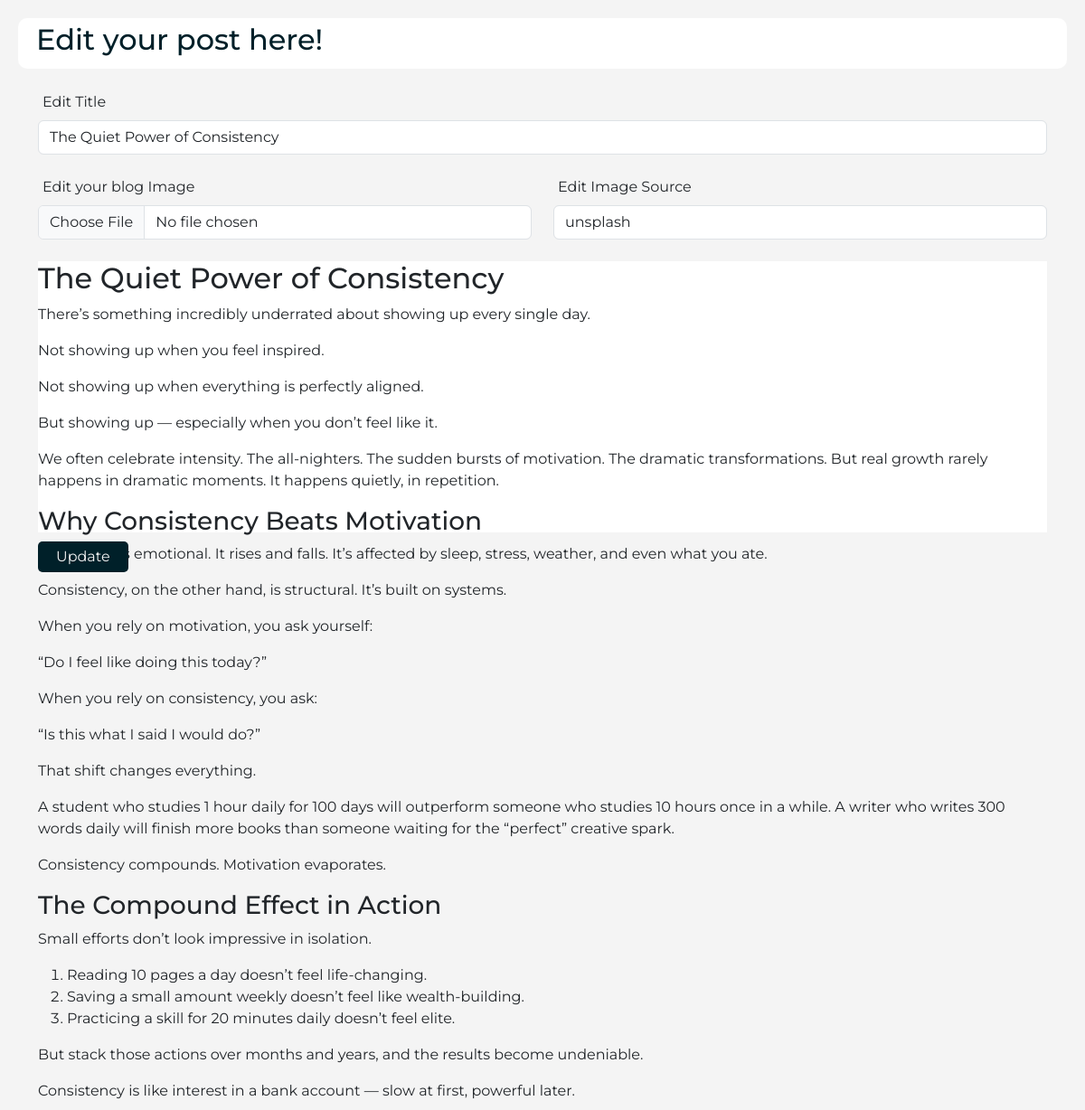
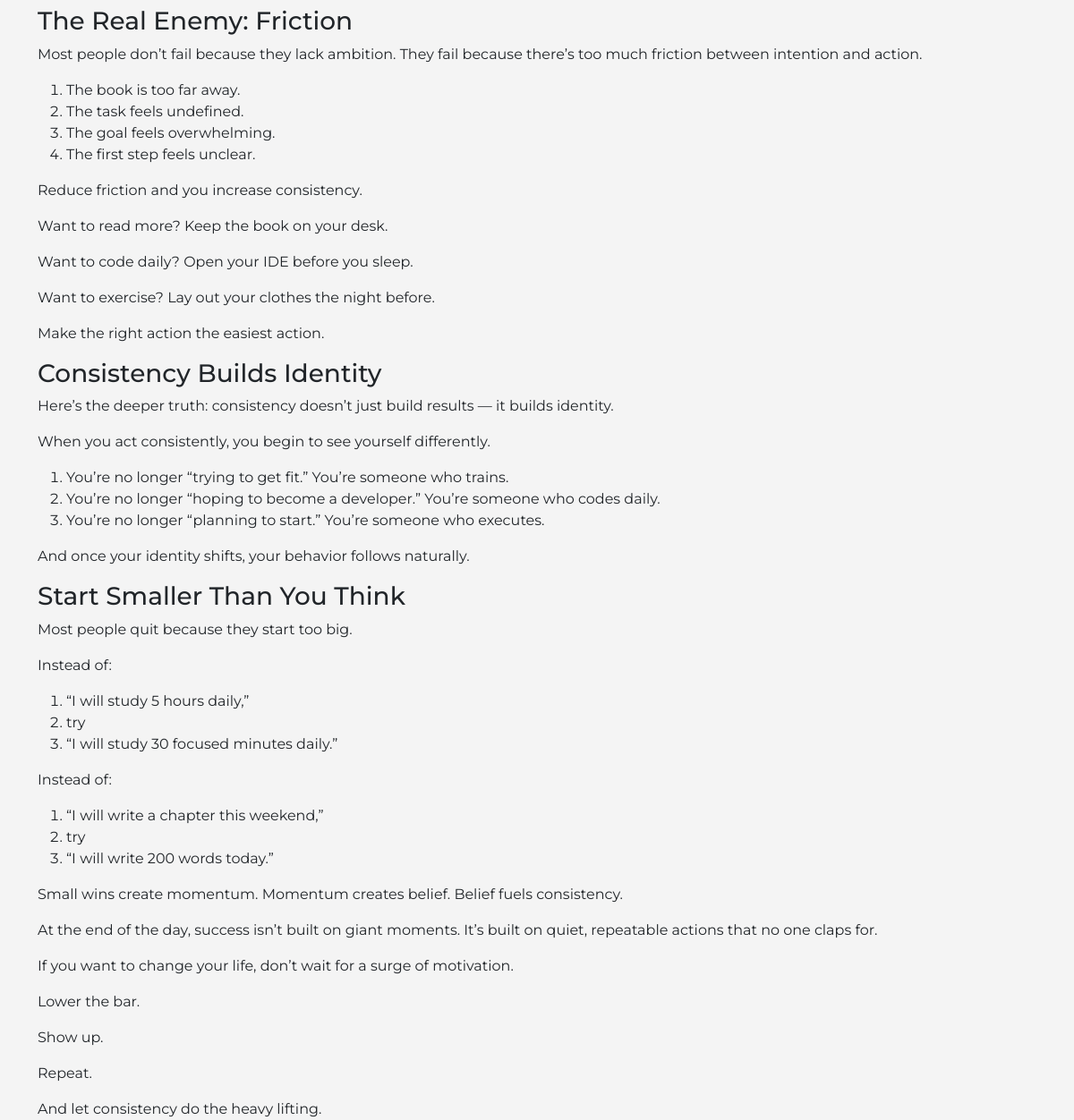
Screenshot of /edit.php?id=1 (signed in) with the database file from the repository (2 pictures, top to bottom).
### tables this page shows
CREATE TABLE `posts` (
  `id` int(11) NOT NULL,
  `title` varchar(300) NOT NULL,
  `slug` varchar(350) NOT NULL,
  `image` varchar(255) NOT NULL,
  `image_source` varchar(255) NOT NULL,
  `content` mediumtext NOT NULL,
  `date` datetime NOT NULL DEFAULT current_timestamp()
);

### edit.php (the view, shortened to what this page needs)
<?php
include("./includes/db_connect.php");
$post_id = (int) $_GET['id'];
$sql = "SELECT * FROM posts WHERE id = ?";
$stmt = mysqli_prepare($connection, $sql);
mysqli_stmt_bind_param($stmt, "i", $post_id);
mysqli_stmt_execute($stmt);
$result = mysqli_stmt_get_result($stmt);
$row = mysqli_fetch_assoc($result);
?>
<!DOCTYPE html>
<html lang="en">
<?php include("./includes/post-header.php") ?>
<body>
  <main style="margin: 0;">
    <div class="main-nav">
      <h2>Edit your post here!</h2>
    </div>
    <div class="new-post">
      <div class="container">
        <form id="postForm" action="update.php" method="post" enctype="multipart/form-data">
          <div class="mb-4">
            <label for="Blog Title" class="form-label">Edit Title</label>
            <input type="text" class="form-control" id="blog-title" name="title" placeholder="This is the title of the blog ... " value="<?php echo $row['title'] ?>">
          </div>
          <div class="row">
            <div class="col-lg-6 col-sm-6">
              <div class="mb-4">
                <label for="formFile" class="form-label">Edit your blog Image</label>
                <input class="form-control" name="image" type="file" id="formFile">
              </div>
            </div>
            <div class="col-lg-6 col-sm-6">
              <div class="mb-4">
                <label for="Image Source" class="form-label">Edit Image Source</label>
                <input type="text" class="form-control" id="image-source" name="img-src" value="<?php echo $row['image_source'] ?>">
              </div>
            </div>
          </div>
          <div id="editor">
            <?php echo $row['content'] ?>
          </div>
          <button type="submit" name="publish">Update</button>
        </form>
      </div>
    </div>
  </main>
</body>
</html>

### styles/dashboard.css (style rules this page uses)
* { margin: 0; padding: 0; box-sizing: border-box; font-family: "Montserrat", sans-serif; }
body { background: #f4f4f4; }
main { margin-left: 230px; padding-top: 20px; }
main .main-nav { display: flex; justify-content: space-between; padding: 5px 20px; background-color: #fff; margin: 0px 20px; border-radius: 10px; }
main .main-nav h2 { color: #002029; }
#editor { height: 300px; background-color: #fff; }
.new-post { margin: 20px 0; padding: 5px; }
.new-post label { margin-left: 5px; }
.new-post button { margin: 10px 0; padding: 5px 20px; border-radius: 5px; border: none; background-color: #002029; color: #f4f4f4; }

### rows the page displays
posts: title "The Quiet Power of Consistency", img-src "unsplash", content "The Quiet Power of Consistency There’s something incredibly underrated about showing up every single day. Not showing up when you feel inspired. Not showing up when everything is perfectly aligned. But showing up — especially when you don’t feel like it. We often celebrate intensity. The all-nighters. The sudden bursts of motivation. The dramatic transformations. But real growth rarely happens in dramatic moments. It happens quietly, in repetition. Why Consistency Beats Motivation Motivation is emotional. It rises and falls. It’s affected by sleep, stress, weather, and even what you ate. Consistency, on the other hand, is structural. It’s built on systems. When you rely on motivation, you…"
